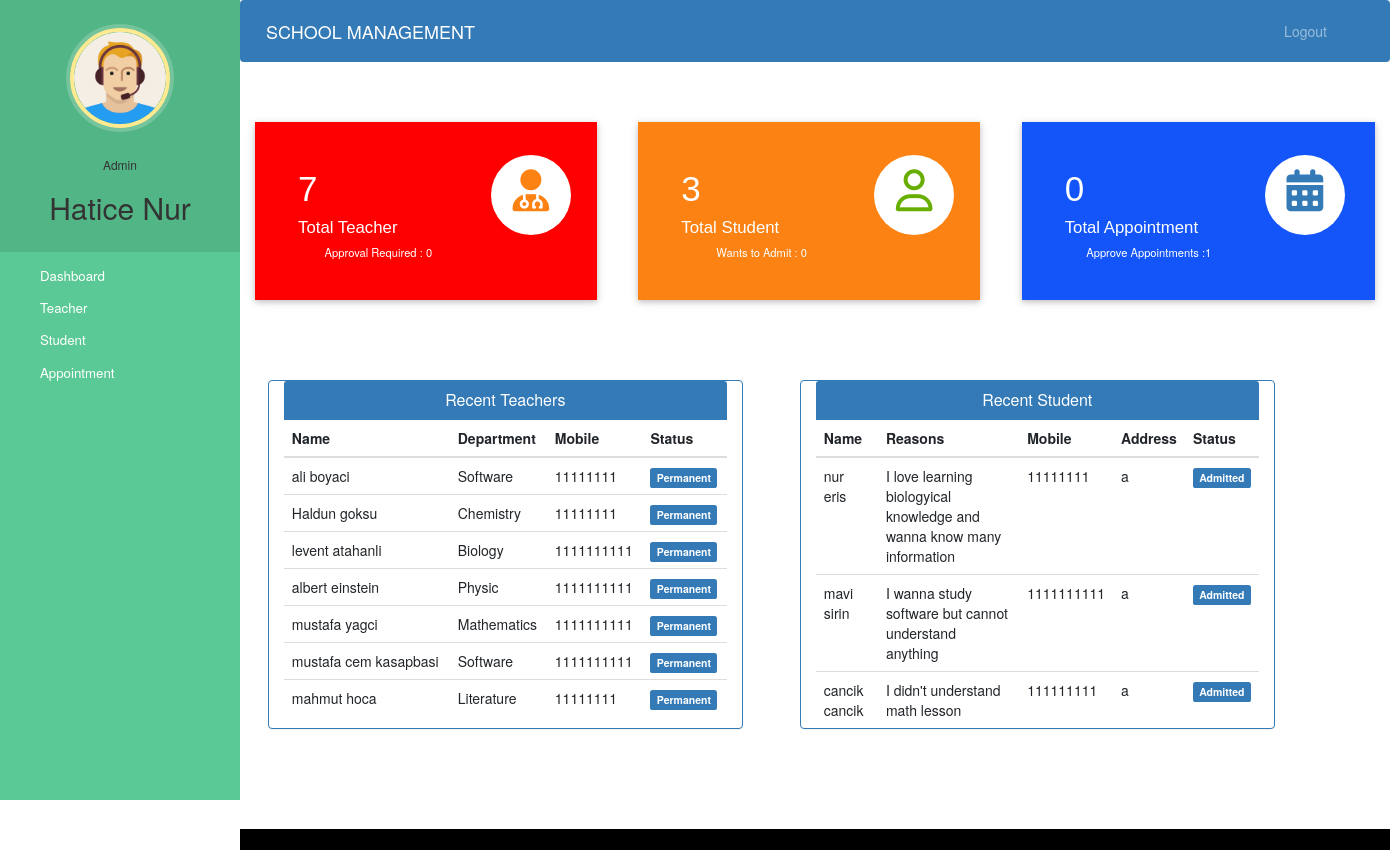
Page /admin-dashboard (signed in) on the committed database.
### school/models.py (models this page shows, shortened)
class Teacher(models.Model):
    user=models.OneToOneField(User,on_delete=models.CASCADE)
    profile_pic= models.ImageField(upload_to='profile_pic/TeacherProfilePic/',null=True,blank=True)
    address = models.CharField(max_length=40)
    mobile = models.CharField(max_length=20,null=True)
    department= models.CharField(max_length=50,choices=departments,default='Mathematics')
    status=models.BooleanField(default=False)
    @property
    def get_name(self):
        return self.user.first_name+" "+self.user.last_name

class Student(models.Model):
    user=models.OneToOneField(User,on_delete=models.CASCADE)
    profile_pic= models.ImageField(upload_to='profile_pic/StudentProfilePic/',null=True,blank=True)
    address = models.CharField(max_length=40)
    mobile = models.CharField(max_length=20,null=False)
    symptoms = models.CharField(max_length=100,null=False)
    assignedTeacherId = models.PositiveIntegerField(null=True)
    admitDate=models.DateField(auto_now=True)
    status=models.BooleanField(default=False)
    @property
    def get_name(self):
        return self.user.first_name+" "+self.user.last_name

### school/views.py (the view)
# urls.py: path('admin-dashboard', views.admin_dashboard_view,name='admin-dashboard'),
@login_required(login_url='adminlogin')
@user_passes_test(is_admin)
def admin_dashboard_view(request):
    teachers=models.Teacher.objects.all().order_by('-id')
    students=models.Student.objects.all().order_by('-id')
    teachercount=models.Teacher.objects.all().filter(status=True).count()
    pendingteachercount=models.Teacher.objects.all().filter(status=False).count()
    studentcount=models.Student.objects.all().filter(status=True).count()
    pendingstudentcount=models.Student.objects.all().filter(status=False).count()
    appointmentcount=models.Appointment.objects.all().filter(status=True).count()
    pendingappointmentcount=models.Appointment.objects.all().filter(status=False).count()
    mydict={
    'teachers':teachers,
    'students':students,
    'teachercount':teachercount,
    'pendingteachercount':pendingteachercount,
    'studentcount':studentcount,
    'pendingstudentcount':pendingstudentcount,
    'appointmentcount':appointmentcount,
    'pendingappointmentcount':pendingappointmentcount,
    }
    return render(request,'school/admin_dashboard.html',context=mydict)

### school/views.py (called while the page is built)
def is_admin(user):
    return user.groups.filter(name='ADMIN').exists()

### templates/school/admin_dashboard.html
{% extends 'school/admin_base.html' %}
{% load static %}
{% block content %}
{%include 'school/admin_dashboard_cards.html'%}
<br><br><br><br>
<div class="container">
  <div class="row">
    <div class="panel panel-primary col-md-5" style="margin-left:2%;">
      <div class="panel-heading" style="text-align:center;">
        <h6 class="panel-title">Recent Teachers</h6>
      </div>
      <table class="table table-hover" id="dev-table">
        <thead>
          <tr>
            <th>Name</th>
            <th>Department</th>
            <th>Mobile</th>
            <th>Status</th>
          </tr>
        </thead>
        {% for d in teachers %}
        <tr>
          <td> {{d.get_name}}</td>
          <td>{{d.department}}</td>
          <td>{{d.mobile}}</td>
          {%if d.status%}
          <td> <span class="label label-primary">Permanent</span></td>
          {% else %}
          <td> <span class="label label-success">On Hold</span></td>
          {% endif %}
        </tr>
        {% endfor %}
      </table>
    </div>
    <div class="panel panel-primary col-md-5" style="margin-left:5%;">
      <div class="panel-heading" style="text-align:center;">
        <h6 class="panel-title">Recent Student</h6>
      </div>
      <table class="table table-hover" id="dev-table">
        <thead>
          <tr>
            <th>Name</th>
            <th>Reasons</th>
            <th>Mobile</th>
            <th>Address</th>
            <th>Status</th>
          </tr>
        </thead>
        {% for p in students %}
        <tr>
          <td> {{p.get_name}}</td>
          <td>{{p.symptoms}}</td>
          <td>{{p.mobile}}</td>
          <td>{{p.address}}</td>
          {%if p.status%}
          <td> <span class="label label-primary">Admitted</span></td>
          {% else %}
          <td> <span class="label label-success">On Hold</span></td>
          {% endif %}
        </tr>
        {% endfor %}
      </table>
    </div>
  </div>
</div>
{% endblock content %}

### templates/school/admin_base.html (shortened to what this page needs)
<!DOCTYPE html>
{% load static %}
<html lang="en">
<head>
  <link rel="stylesheet" href="https://stackpath.bootstrapcdn.com/bootstrap/4.3.1/css/bootstrap.min.css">
  <link rel="stylesheet" href="https://maxcdn.bootstrapcdn.com/font-awesome/4.7.0/css/font-awesome.min.css">
  <link rel="stylesheet" href="{% static '/style.css' %}">
</head>
<body>
  <nav class="menu" tabindex="0">
    <header class="avatar">
      <img src="{% static "images/adminpropic.png" %}" />
      <br><br>
      <h6>Admin</h6>
      <h2>{{request.user.first_name}}</h2>
    </header>
    <ul>
      <li tabindex="0" class="icon-dashboard"> <a style="color:white; text-decoration:none;" href="/admin-dashboard"><span>Dashboard</span></a> </li>
      <li tabindex="0" class="icon-customers"> <a style="color:white; text-decoration:none;" href="/admin-teacher"><span>Teacher</span></a></li>
      <li tabindex="0" class="icon-users"> <a style="color:white; text-decoration:none;" href="/admin-student"><span>Student</span></a></li>
      <li tabindex="0" class="icon-calendar"> <a style="color:white; text-decoration:none;" href="/admin-appointment"><span>Appointment</span></a></li>
    </ul>
  </nav>
  <main>
    <div class="bs-example">
      <nav class="navbar navbar-expand-md  navbar-dark fixed-top" style="background:#337AB7;">
        <a href="/admin-dashboard" class="navbar-brand">SCHOOL MANAGEMENT</a>
        <div class="collapse navbar-collapse justify-content-between" id="navbarCollapse">
          <div class="navbar-nav" style=" margin-left: 90%;">
            <a href="/logout" class="nav-item nav-link">Logout</a>
          </div>
        </div>
      </nav>
    </div>
    <br><br>
    {% block content %}
    {% endblock content %}
    <br><br><br><br>
    <footer>
      <br>
    </footer>
  </main>
</body>
</html>

### static/style.css (style rules this page uses)
body { padding-left: 240px; }
main { position: relative; height: 100vh; }
.menu { background: #5bc995; height: 100vh; width: 240px; position: fixed; top: 0px; left: 0; z-index: 5; outline: none; }
.menu .avatar { background: rgba(0, 0, 0, 0.1); padding: 2em 0.5em; text-align: center; }
.menu .avatar img { width: 100px; border-radius: 50%; overflow: hidden; border: 4px solid #ffea92; box-shadow: 0 0 0 4px rgba(255, 255, 255, 0.2); }
.menu .avatar h2 { font-weight: normal; margin-bottom: 0; }
.menu ul { list-style: none; padding: 0.5em 0; margin: 0; }
.menu ul li { padding: 0.5em 1em 0.5em 3em; font-size: 0.95em; font-weight: regular; background-repeat: no-repeat; background-position: left 15px center; background-size: auto 20px; transition: all 0.15s linear; cursor: pointer; }
.menu ul li.icon-dashboard { background-image: url("http://www.entypo.com/images//gauge.svg"); }
.menu ul li.icon-customers { background-image: url("http://www.entypo.com/images//briefcase.svg"); }
.menu ul li.icon-users { background-image: url("http://www.entypo.com/images//users.svg"); }
.menu ul li.icon-calendar { background-image: url("http://www.entypo.com/images//calendar.svg"); }

### templates/school/admin_base.html (style rules this page uses)
a:link { text-decoration: none; }
a { color: white; }
footer { padding: 0px 0px 0px 0px; background-color: black; margin: 0px; }
body { padding-left: 240px; }
main { position: relative; height: 100vh; }
.menu { background: #5bc995; height: 100vh; width: 240px; position: fixed; top: 0px; left: 0; z-index: 5; outline: none; }
.menu .avatar { background: rgba(0, 0, 0, 0.1); padding: 2em 0.5em; text-align: center; }
.menu .avatar img { width: 100px; border-radius: 50%; overflow: hidden; border: 4px solid #ffea92; box-shadow: 0 0 0 4px rgba(255, 255, 255, 0.2); }
.menu .avatar h2 { font-weight: normal; margin-bottom: 0; }
.menu ul { list-style: none; padding: 0.5em 0; margin: 0; }
.menu ul li { padding: 0.5em 1em 0.5em 3em; font-size: 0.95em; font-weight: regular; background-repeat: no-repeat; background-position: left 15px center; background-size: auto 20px; transition: all 0.15s linear; cursor: pointer; }
.menu ul li.icon-dashboard { background-image: url("http://www.entypo.com/images//gauge.svg"); }
.menu ul li.icon-customers { background-image: url("http://www.entypo.com/images//briefcase.svg"); }
.menu ul li.icon-users { background-image: url("http://www.entypo.com/images//users.svg"); }
.menu ul li.icon-calendar { background-image: url("http://www.entypo.com/images//calendar.svg"); }

### rows in the picture
Teacher: get_name "ali boyaci", department "Software", mobile "11111111", status "Permanent"
Teacher: get_name "Haldun goksu", department "Chemistry", mobile "11111111", status "Permanent"
Teacher: get_name "levent atahanli", department "Biology", mobile "1111111111", status "Permanent"
Teacher: get_name "albert einstein", department "Physic", mobile "1111111111", status "Permanent"
Teacher: get_name "mustafa yagci", department "Mathematics", mobile "1111111111", status "Permanent"
Teacher: get_name "mustafa cem kasapbasi", department "Software", mobile "1111111111", status "Permanent"
Teacher: get_name "mahmut hoca", department "Literature", mobile "11111111", status "Permanent"
Student: get_name "nur eris", symptoms "I love learning biologyical knowledge and wanna know many information", mobile "11111111", address "a", status "Admitted"
Student: get_name "mavi sirin", symptoms "I wanna study software but cannot understand anything", mobile "1111111111", address "a", status "Admitted"
Student: get_name "cancik cancik", symptoms "I didn't understand math lesson", mobile "111111111", address "a", status "Admitted"

### other values in the picture
{{ request.user.first_name }} "Hatice Nur"
{{ teachercount }} "7"
{{ pendingteachercount }} "0"
{{ studentcount }} "3"
{{ pendingstudentcount }} "0"
{{ appointmentcount }} "0"
{{ pendingappointmentcount }} "1"
